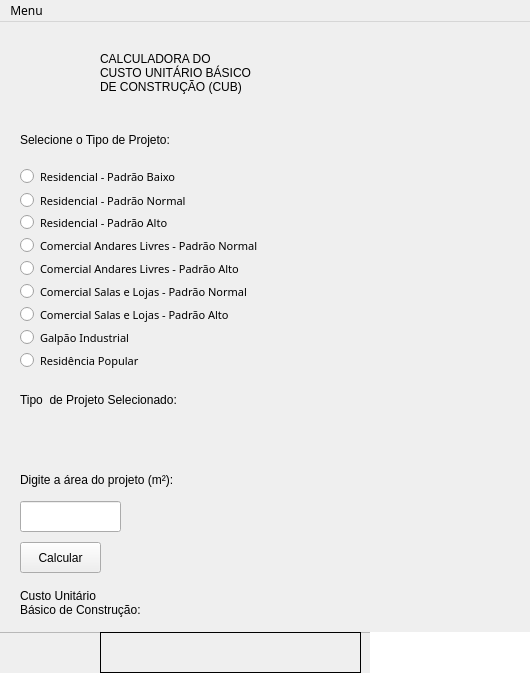
<?xml version="1.0" encoding="UTF-8"?>
<ui version="4.0">
 <class>MainWindow</class>
 <widget class="QMainWindow" name="MainWindow">
  <property name="geometry">
   <rect>
    <x>0</x>
    <y>0</y>
    <width>530</width>
    <height>673</height>
   </rect>
  </property>
  <property name="minimumSize">
   <size>
    <width>530</width>
    <height>673</height>
   </size>
  </property>
  <property name="maximumSize">
   <size>
    <width>530</width>
    <height>673</height>
   </size>
  </property>
  <property name="windowTitle">
   <string>Calculadora do Custo Unitário Básico de Construção (CUB)</string>
  </property>
  <property name="styleSheet">
   <string notr="true">background-image: url(:/img/background.png);</string>
  </property>
  <widget class="QWidget" name="centralwidget">
   <widget class="QRadioButton" name="rb_residencial_baixo">
    <property name="geometry">
     <rect>
      <x>20</x>
      <y>146</y>
      <width>231</width>
      <height>17</height>
     </rect>
    </property>
    <property name="font">
     <font>
      <family>Monospac821 BT</family>
      <pointsize>8</pointsize>
      <weight>50</weight>
      <italic>false</italic>
      <bold>false</bold>
     </font>
    </property>
    <property name="styleSheet">
     <string notr="true">font: 8pt &quot;Monospac821 BT&quot;;</string>
    </property>
    <property name="text">
     <string>Residencial - Padrão Baixo</string>
    </property>
   </widget>
   <widget class="QRadioButton" name="rb_residencial_alto">
    <property name="geometry">
     <rect>
      <x>20</x>
      <y>192</y>
      <width>231</width>
      <height>17</height>
     </rect>
    </property>
    <property name="font">
     <font>
      <family>Monospac821 BT</family>
      <pointsize>8</pointsize>
      <weight>50</weight>
      <italic>false</italic>
      <bold>false</bold>
     </font>
    </property>
    <property name="styleSheet">
     <string notr="true">font: 8pt &quot;Monospac821 BT&quot;;</string>
    </property>
    <property name="text">
     <string>Residencial - Padrão Alto</string>
    </property>
   </widget>
   <widget class="QRadioButton" name="rb_cal_alto">
    <property name="geometry">
     <rect>
      <x>20</x>
      <y>238</y>
      <width>331</width>
      <height>17</height>
     </rect>
    </property>
    <property name="font">
     <font>
      <family>Monospac821 BT</family>
      <pointsize>8</pointsize>
      <weight>50</weight>
      <italic>false</italic>
      <bold>false</bold>
     </font>
    </property>
    <property name="styleSheet">
     <string notr="true">font: 8pt &quot;Monospac821 BT&quot;;</string>
    </property>
    <property name="text">
     <string>Comercial Andares Livres - Padrão Alto</string>
    </property>
   </widget>
   <widget class="QRadioButton" name="rb_cal_normal">
    <property name="geometry">
     <rect>
      <x>20</x>
      <y>215</y>
      <width>321</width>
      <height>17</height>
     </rect>
    </property>
    <property name="font">
     <font>
      <family>Monospac821 BT</family>
      <pointsize>8</pointsize>
      <weight>50</weight>
      <italic>false</italic>
      <bold>false</bold>
     </font>
    </property>
    <property name="styleSheet">
     <string notr="true">font: 8pt &quot;Monospac821 BT&quot;;</string>
    </property>
    <property name="text">
     <string>Comercial Andares Livres - Padrão Normal</string>
    </property>
   </widget>
   <widget class="QLabel" name="lbl_tipo_projeto">
    <property name="geometry">
     <rect>
      <x>20</x>
      <y>110</y>
      <width>201</width>
      <height>16</height>
     </rect>
    </property>
    <property name="styleSheet">
     <string notr="true">font: 8pt &quot;Monospac821 BT&quot;;</string>
    </property>
    <property name="text">
     <string>Selecione o Tipo de Projeto: </string>
    </property>
   </widget>
   <widget class="QLabel" name="lbl_projeto_selecionado">
    <property name="geometry">
     <rect>
      <x>20</x>
      <y>390</y>
      <width>211</width>
      <height>51</height>
     </rect>
    </property>
    <property name="styleSheet">
     <string notr="true">font: 8pt &quot;Monospac821 BT&quot;;</string>
    </property>
    <property name="text">
     <string/>
    </property>
   </widget>
   <widget class="QRadioButton" name="rb_csl_normal">
    <property name="geometry">
     <rect>
      <x>20</x>
      <y>261</y>
      <width>331</width>
      <height>17</height>
     </rect>
    </property>
    <property name="font">
     <font>
      <family>Monospac821 BT</family>
      <pointsize>8</pointsize>
      <weight>50</weight>
      <italic>false</italic>
      <bold>false</bold>
     </font>
    </property>
    <property name="styleSheet">
     <string notr="true">font: 8pt &quot;Monospac821 BT&quot;;</string>
    </property>
    <property name="text">
     <string>Comercial Salas e Lojas - Padrão Normal</string>
    </property>
   </widget>
   <widget class="QRadioButton" name="rb_csl_alto">
    <property name="geometry">
     <rect>
      <x>20</x>
      <y>284</y>
      <width>301</width>
      <height>17</height>
     </rect>
    </property>
    <property name="font">
     <font>
      <family>Monospac821 BT</family>
      <pointsize>8</pointsize>
      <weight>50</weight>
      <italic>false</italic>
      <bold>false</bold>
     </font>
    </property>
    <property name="styleSheet">
     <string notr="true">font: 8pt &quot;Monospac821 BT&quot;;</string>
    </property>
    <property name="text">
     <string>Comercial Salas e Lojas - Padrão Alto</string>
    </property>
   </widget>
   <widget class="QRadioButton" name="rb_galpao_industrial">
    <property name="geometry">
     <rect>
      <x>20</x>
      <y>307</y>
      <width>151</width>
      <height>17</height>
     </rect>
    </property>
    <property name="font">
     <font>
      <family>Monospac821 BT</family>
      <pointsize>8</pointsize>
      <weight>50</weight>
      <italic>false</italic>
      <bold>false</bold>
     </font>
    </property>
    <property name="styleSheet">
     <string notr="true">font: 8pt &quot;Monospac821 BT&quot;;</string>
    </property>
    <property name="text">
     <string>Galpão Industrial</string>
    </property>
   </widget>
   <widget class="QRadioButton" name="rb_residencia_popular">
    <property name="geometry">
     <rect>
      <x>20</x>
      <y>330</y>
      <width>147</width>
      <height>17</height>
     </rect>
    </property>
    <property name="font">
     <font>
      <family>Monospac821 BT</family>
      <pointsize>8</pointsize>
      <weight>50</weight>
      <italic>false</italic>
      <bold>false</bold>
     </font>
    </property>
    <property name="styleSheet">
     <string notr="true">font: 8pt &quot;Monospac821 BT&quot;;</string>
    </property>
    <property name="text">
     <string>Residência Popular</string>
    </property>
   </widget>
   <widget class="QLabel" name="lbl_titulo">
    <property name="geometry">
     <rect>
      <x>100</x>
      <y>20</y>
      <width>321</width>
      <height>61</height>
     </rect>
    </property>
    <property name="styleSheet">
     <string notr="true">font: 12pt &quot;Monospac821 BT&quot;;</string>
    </property>
    <property name="text">
     <string>CALCULADORA DO
CUSTO UNITÁRIO BÁSICO
DE CONSTRUÇÃO (CUB)</string>
    </property>
   </widget>
   <widget class="QLineEdit" name="txt_valor_area_m2">
    <property name="geometry">
     <rect>
      <x>20</x>
      <y>479</y>
      <width>101</width>
      <height>31</height>
     </rect>
    </property>
    <property name="font">
     <font>
      <family>Monospac821 BT</family>
      <pointsize>8</pointsize>
      <weight>50</weight>
      <italic>false</italic>
      <bold>false</bold>
     </font>
    </property>
    <property name="styleSheet">
     <string notr="true">font: 8pt &quot;Monospac821 BT&quot;;</string>
    </property>
    <property name="echoMode">
     <enum>QLineEdit::Normal</enum>
    </property>
   </widget>
   <widget class="QLabel" name="lbl_area_projeto">
    <property name="geometry">
     <rect>
      <x>20</x>
      <y>450</y>
      <width>201</width>
      <height>16</height>
     </rect>
    </property>
    <property name="styleSheet">
     <string notr="true">font: 8pt &quot;Monospac821 BT&quot;;</string>
    </property>
    <property name="text">
     <string>Digite a área do projeto (m²):</string>
    </property>
   </widget>
   <widget class="QPushButton" name="btn_calcular">
    <property name="geometry">
     <rect>
      <x>20</x>
      <y>520</y>
      <width>81</width>
      <height>31</height>
     </rect>
    </property>
    <property name="styleSheet">
     <string notr="true">QPushButton{
	font: 8pt &quot;Monospac821 BT&quot;;
}

QPushButton:hover{
	border: 1px solid rgb(0, 134, 0);
	color: rgb(0, 134, 0);
	font: 8pt &quot;Monospac821 BT&quot;;
}</string>
    </property>
    <property name="text">
     <string>Calcular</string>
    </property>
   </widget>
   <widget class="QLabel" name="lbl_fig_m2">
    <property name="geometry">
     <rect>
      <x>130</x>
      <y>470</y>
      <width>51</width>
      <height>41</height>
     </rect>
    </property>
    <property name="styleSheet">
     <string notr="true">image: url(:/img/metro.png);</string>
    </property>
    <property name="text">
     <string/>
    </property>
   </widget>
   <widget class="QLabel" name="lbl_fig_calculadora">
    <property name="geometry">
     <rect>
      <x>20</x>
      <y>20</y>
      <width>71</width>
      <height>71</height>
     </rect>
    </property>
    <property name="styleSheet">
     <string notr="true">image: url(:/img/calculadora.png);</string>
    </property>
    <property name="text">
     <string/>
    </property>
   </widget>
   <widget class="QLabel" name="lbl_fig_logo">
    <property name="geometry">
     <rect>
      <x>390</x>
      <y>0</y>
      <width>141</width>
      <height>201</height>
     </rect>
    </property>
    <property name="styleSheet">
     <string notr="true">image: url(:/img/logomarca.png);</string>
    </property>
    <property name="text">
     <string/>
    </property>
   </widget>
   <widget class="QLabel" name="lbl_fig_projeto">
    <property name="geometry">
     <rect>
      <x>220</x>
      <y>100</y>
      <width>41</width>
      <height>31</height>
     </rect>
    </property>
    <property name="styleSheet">
     <string notr="true">image: url(:/img/projeto.png);</string>
    </property>
    <property name="text">
     <string/>
    </property>
   </widget>
   <widget class="QLabel" name="lbl_tipo_projeto_selecionado">
    <property name="geometry">
     <rect>
      <x>20</x>
      <y>370</y>
      <width>221</width>
      <height>16</height>
     </rect>
    </property>
    <property name="styleSheet">
     <string notr="true">font: 8pt &quot;Monospac821 BT&quot;;</string>
    </property>
    <property name="text">
     <string>Tipo  de Projeto Selecionado:</string>
    </property>
   </widget>
   <widget class="QLabel" name="lbl_fig_cbic">
    <property name="geometry">
     <rect>
      <x>410</x>
      <y>210</y>
      <width>101</width>
      <height>51</height>
     </rect>
    </property>
    <property name="styleSheet">
     <string notr="true">image: url(:/img/cbic.png);</string>
    </property>
    <property name="text">
     <string/>
    </property>
   </widget>
   <widget class="QLabel" name="lbl_cub_m2">
    <property name="geometry">
     <rect>
      <x>20</x>
      <y>560</y>
      <width>151</width>
      <height>41</height>
     </rect>
    </property>
    <property name="styleSheet">
     <string notr="true">font: 8pt &quot;Monospac821 BT&quot;;</string>
    </property>
    <property name="text">
     <string>Custo Unitário
Básico de Construção:</string>
    </property>
   </widget>
   <widget class="QFrame" name="frame">
    <property name="geometry">
     <rect>
      <x>-10</x>
      <y>610</y>
      <width>551</width>
      <height>151</height>
     </rect>
    </property>
    <property name="styleSheet">
     <string notr="true"/>
    </property>
    <property name="frameShape">
     <enum>QFrame::StyledPanel</enum>
    </property>
    <property name="frameShadow">
     <enum>QFrame::Raised</enum>
    </property>
    <widget class="QPushButton" name="btn_ifpe">
     <property name="geometry">
      <rect>
       <x>380</x>
       <y>0</y>
       <width>161</width>
       <height>41</height>
      </rect>
     </property>
     <property name="maximumSize">
      <size>
       <width>16777215</width>
       <height>16777215</height>
      </size>
     </property>
     <property name="styleSheet">
      <string notr="true">image: url(:/img/ifpe.png);border:none!important;
    background-color: white!important;</string>
     </property>
     <property name="text">
      <string/>
     </property>
    </widget>
    <widget class="QLabel" name="lbl_custo_final">
     <property name="geometry">
      <rect>
       <x>110</x>
       <y>0</y>
       <width>261</width>
       <height>41</height>
      </rect>
     </property>
     <property name="font">
      <font>
       <family>Monospac821 BT</family>
       <pointsize>12</pointsize>
       <weight>50</weight>
       <italic>false</italic>
       <bold>false</bold>
      </font>
     </property>
     <property name="styleSheet">
      <string notr="true">font: 12pt &quot;Monospac821 BT&quot;;border: 1px solid black;
color: rgb(0, 134, 0);</string>
     </property>
     <property name="text">
      <string>&lt;html&gt;&lt;head/&gt;&lt;body&gt;&lt;p&gt;&lt;br/&gt;&lt;/p&gt;&lt;/body&gt;&lt;/html&gt;</string>
     </property>
    </widget>
   </widget>
   <widget class="QRadioButton" name="rb_residencial_normal">
    <property name="geometry">
     <rect>
      <x>20</x>
      <y>170</y>
      <width>231</width>
      <height>17</height>
     </rect>
    </property>
    <property name="font">
     <font>
      <family>Monospac821 BT</family>
      <pointsize>8</pointsize>
      <weight>50</weight>
      <italic>false</italic>
      <bold>false</bold>
     </font>
    </property>
    <property name="styleSheet">
     <string notr="true">font: 8pt &quot;Monospac821 BT&quot;;</string>
    </property>
    <property name="text">
     <string>Residencial - Padrão Normal</string>
    </property>
   </widget>
   <widget class="QLabel" name="lbl_fig_custo">
    <property name="geometry">
     <rect>
      <x>10</x>
      <y>600</y>
      <width>81</width>
      <height>51</height>
     </rect>
    </property>
    <property name="styleSheet">
     <string notr="true">image: url(:/img/custo.png);</string>
    </property>
    <property name="text">
     <string/>
    </property>
    <property name="pixmap">
     <pixmap>img/custo.png</pixmap>
    </property>
   </widget>
   <zorder>frame</zorder>
   <zorder>rb_residencial_baixo</zorder>
   <zorder>rb_residencial_alto</zorder>
   <zorder>rb_cal_alto</zorder>
   <zorder>rb_cal_normal</zorder>
   <zorder>lbl_tipo_projeto</zorder>
   <zorder>lbl_projeto_selecionado</zorder>
   <zorder>rb_csl_normal</zorder>
   <zorder>rb_csl_alto</zorder>
   <zorder>rb_galpao_industrial</zorder>
   <zorder>rb_residencia_popular</zorder>
   <zorder>lbl_titulo</zorder>
   <zorder>txt_valor_area_m2</zorder>
   <zorder>lbl_area_projeto</zorder>
   <zorder>btn_calcular</zorder>
   <zorder>lbl_fig_m2</zorder>
   <zorder>lbl_fig_calculadora</zorder>
   <zorder>lbl_fig_logo</zorder>
   <zorder>lbl_fig_projeto</zorder>
   <zorder>lbl_tipo_projeto_selecionado</zorder>
   <zorder>lbl_fig_cbic</zorder>
   <zorder>lbl_cub_m2</zorder>
   <zorder>rb_residencial_normal</zorder>
   <zorder>lbl_fig_custo</zorder>
  </widget>
  <widget class="QMenuBar" name="menuBar">
   <property name="geometry">
    <rect>
     <x>0</x>
     <y>0</y>
     <width>530</width>
     <height>21</height>
    </rect>
   </property>
   <property name="font">
    <font>
     <family>Monospac821 BT</family>
    </font>
   </property>
   <widget class="QMenu" name="menuMenu">
    <property name="font">
     <font>
      <family>Monospac821 BT</family>
     </font>
    </property>
    <property name="title">
     <string>Menu</string>
    </property>
    <addaction name="actionlimpar"/>
    <addaction name="separator"/>
    <addaction name="actionSair"/>
   </widget>
   <addaction name="menuMenu"/>
  </widget>
  <action name="limpar">
   <property name="text">
    <string>Limpar</string>
   </property>
  </action>
  <action name="act_limpar">
   <property name="text">
    <string>Limpar</string>
   </property>
  </action>
  <action name="act_sair">
   <property name="text">
    <string>Sair</string>
   </property>
  </action>
  <action name="actionVers_o">
   <property name="text">
    <string>Versão</string>
   </property>
  </action>
  <action name="actionLimpar">
   <property name="text">
    <string>Limpar</string>
   </property>
  </action>
  <action name="act_limpar_2">
   <property name="text">
    <string>Limpar</string>
   </property>
  </action>
  <action name="actionlimpar">
   <property name="text">
    <string>Limpar</string>
   </property>
   <property name="font">
    <font>
     <family>Monospac821 BT</family>
    </font>
   </property>
   <property name="shortcut">
    <string>Ctrl+L</string>
   </property>
  </action>
  <action name="actionSair">
   <property name="text">
    <string>Sair</string>
   </property>
   <property name="font">
    <font>
     <family>Monospac821 BT</family>
    </font>
   </property>
   <property name="shortcut">
    <string>Ctrl+S</string>
   </property>
  </action>
  <action name="actionversao">
   <property name="text">
    <string>Versão</string>
   </property>
  </action>
  <action name="actionversao_2">
   <property name="text">
    <string>versao</string>
   </property>
  </action>
  <action name="actionversao_3">
   <property name="text">
    <string>versao</string>
   </property>
  </action>
  <action name="action_versao">
   <property name="text">
    <string>Versão</string>
   </property>
  </action>
 </widget>
 <resources>
  <include location="img/Resource.qrc"/>
 </resources>
 <connections/>
</ui>
